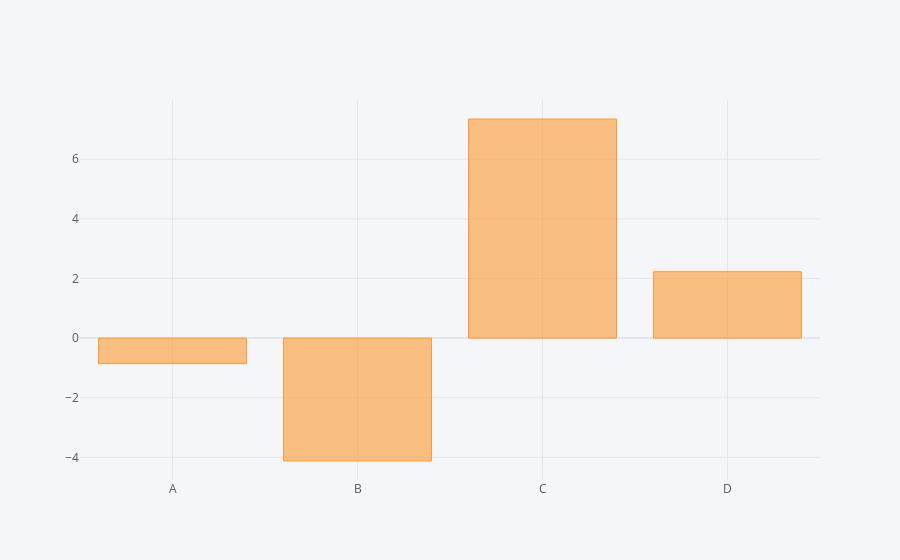

Here is the notebook cell this chart was saved with:
### Code cell
df.sum().iplot(kind='bar')

### Figure 1 — Plotly figure (JSON) as saved in the notebook; plotly's stock layout.template omitted (floating-point values rounded to 4 significant figures)
{"data": [{"marker": {"color": "rgba(255, 153, 51, 0.6)", "line": {"color": "rgba(255, 153, 51, 1.0)", "width": 1}}, "name": "None", "orientation": "v", "text": "", "type": "bar", "x": ["A", "B", "C", "D"], "y": [-0.8535, -4.122, 7.349, 2.226]}], "layout": {"legend": {"bgcolor": "#F5F6F9", "font": {"color": "#4D5663"}}, "paper_bgcolor": "#F5F6F9", "plot_bgcolor": "#F5F6F9", "title": {"font": {"color": "#4D5663"}}, "xaxis": {"gridcolor": "#E1E5ED", "showgrid": true, "tickfont": {"color": "#4D5663"}, "title": {"font": {"color": "#4D5663"}, "text": ""}, "zerolinecolor": "#E1E5ED"}, "yaxis": {"gridcolor": "#E1E5ED", "showgrid": true, "tickfont": {"color": "#4D5663"}, "title": {"font": {"color": "#4D5663"}, "text": ""}, "zerolinecolor": "#E1E5ED"}}}
